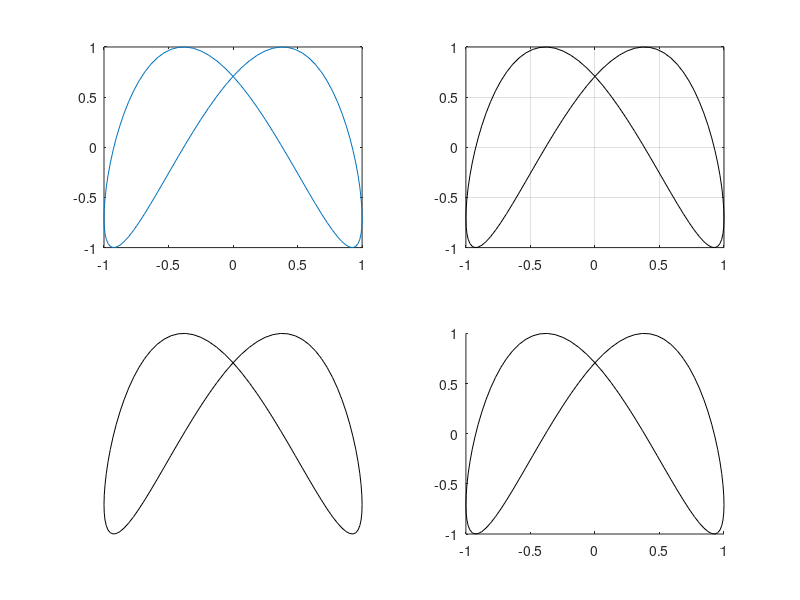

MATLAB code for this plot:

clc,clear all;
figure
subplot(2,2,1)
th = linspace(0, 2*pi, 101);
plot(sin(th), sin(2*th+pi/4))

subplot(2,2,2)

th = linspace(0, 2*pi, 101);
x = sin(th);
y = sin(2*th+pi/4);
plot(x, y, 'k-')
box on
grid on


subplot(2,2,3)
th = linspace(0, 2*pi, 101);
x = sin(th);
y = sin(2*th+pi/4);
plot(x, y, 'k-')
box off
grid off
axis off

subplot(2,2,4)

h = linspace(0, 2*pi, 101);
 x = sin(th);
 y = sin(2*th+pi/4);
plot(x, y, 'k-')
box off
grid off
